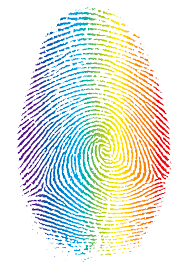
#> input picture edge_detection/fingerprint.png, 187 x 270 px
$ python main.py
#> lines starting #> are read from the running program, lines starting #| are printed output that depends on the picture
import cv2

img = cv2.imread("fingerprint.png")
#> img is the input picture: shape (270, 187, 3); mean B, G, R 223.1, 231.5, 227.9
img = cv2.cvtColor(img, cv2.COLOR_BGR2GRAY)
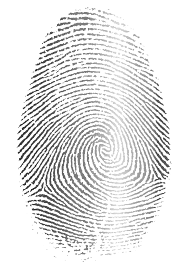
#> img: shape (270, 187); min 26, max 255, mean 229.5

h = img.shape[0]
#> h = 270
w = img.shape[1]
#> w = 187

threshold = 10

outimg = img.copy()

for i in range(h - 1):
  for j in range(w - 1):
    cpixel = int(outimg[i,j])
    ncpixel = int(outimg[i,j+1])
    nrpixel = int(outimg[i+1,j])
    if abs(cpixel - ncpixel) >50 or abs(cpixel - nrpixel) >50:
      outimg[i,j] = 255
    else:
      outimg[i,j] = 0
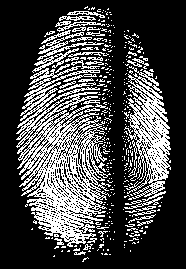
#> outimg: shape (270, 187); 28.7% white in thin lines or dots

output = cv2.cvtColor(outimg, cv2.COLOR_GRAY2BGR)
#> output: shape (270, 187, 3); 28.7% white in thin lines or dots
output = cv2.imwrite("fingerprint_output.jpg", outimg)
print("finished")
